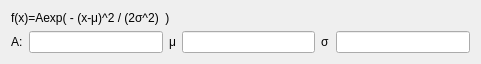
<?xml version="1.0" encoding="UTF-8"?>
<ui version="4.0">
 <class>SpectrumEditorCustomGaussian</class>
 <widget class="QWidget" name="SpectrumEditorCustomGaussian">
  <property name="geometry">
   <rect>
    <x>0</x>
    <y>0</y>
    <width>481</width>
    <height>64</height>
   </rect>
  </property>
  <property name="windowTitle">
   <string>Form</string>
  </property>
  <layout class="QVBoxLayout" name="verticalLayout">
   <item>
    <widget class="QLabel" name="labelFunctionExp">
     <property name="text">
      <string>f(x)=Aexp( - (x-μ)^2 / (2σ^2)  )</string>
     </property>
    </widget>
   </item>
   <item>
    <layout class="QHBoxLayout" name="horizontalLayout">
     <item>
      <widget class="QLabel" name="label_2">
       <property name="text">
        <string>A:</string>
       </property>
      </widget>
     </item>
     <item>
      <widget class="QLineEdit" name="lineAmplitude"/>
     </item>
     <item>
      <widget class="QLabel" name="label_3">
       <property name="text">
        <string>μ</string>
       </property>
      </widget>
     </item>
     <item>
      <widget class="QLineEdit" name="lineMu"/>
     </item>
     <item>
      <widget class="QLabel" name="label_4">
       <property name="text">
        <string>σ</string>
       </property>
      </widget>
     </item>
     <item>
      <widget class="QLineEdit" name="lineSigma"/>
     </item>
    </layout>
   </item>
  </layout>
 </widget>
 <resources/>
 <connections/>
</ui>
